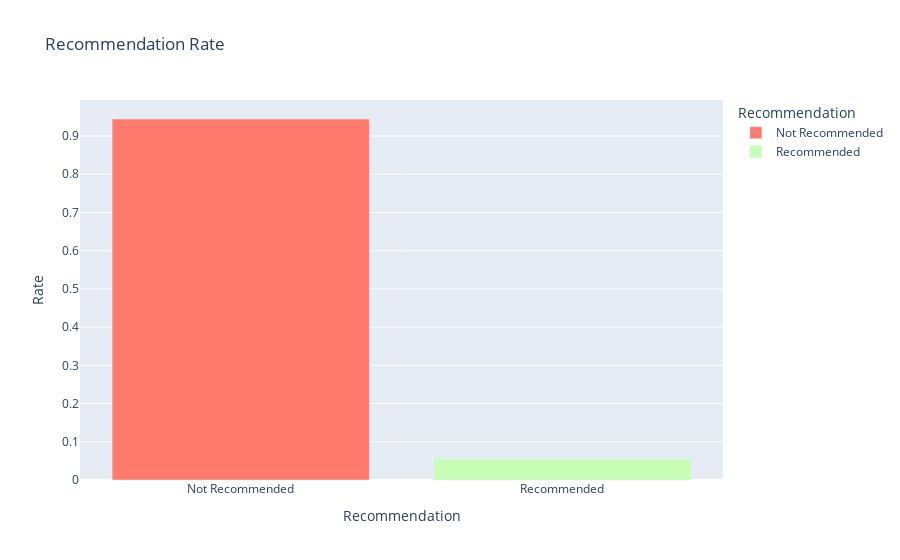

The notebook cell this image was saved under:
### Code cell
import review_predict

### Figure 1 — Plotly figure (JSON) as saved in the notebook; plotly's stock layout.template omitted (floating-point values rounded to 4 significant figures)
{"data": [{"alignmentgroup": "True", "hovertemplate": "Recommendation=%{x}<br>Rate=%{y}<extra></extra>", "legendgroup": "Not Recommended", "marker": {"color": "#ff796c", "pattern": {"shape": ""}}, "name": "Not Recommended", "offsetgroup": "Not Recommended", "orientation": "v", "showlegend": true, "textposition": "auto", "type": "bar", "x": ["Not Recommended"], "xaxis": "x", "y": [0.9446], "yaxis": "y"}, {"alignmentgroup": "True", "hovertemplate": "Recommendation=%{x}<br>Rate=%{y}<extra></extra>", "legendgroup": "Recommended", "marker": {"color": "#c7fdb5", "pattern": {"shape": ""}}, "name": "Recommended", "offsetgroup": "Recommended", "orientation": "v", "showlegend": true, "textposition": "auto", "type": "bar", "x": ["Recommended"], "xaxis": "x", "y": [0.05542], "yaxis": "y"}], "layout": {"barmode": "relative", "legend": {"title": {"text": "Recommendation"}, "tracegroupgap": 0}, "title": {"text": "Recommendation Rate"}, "xaxis": {"anchor": "y", "categoryarray": ["Not Recommended", "Recommended"], "categoryorder": "array", "domain": [0, 1], "title": {"text": "Recommendation"}}, "yaxis": {"anchor": "x", "domain": [0, 1], "title": {"text": "Rate"}}}}
